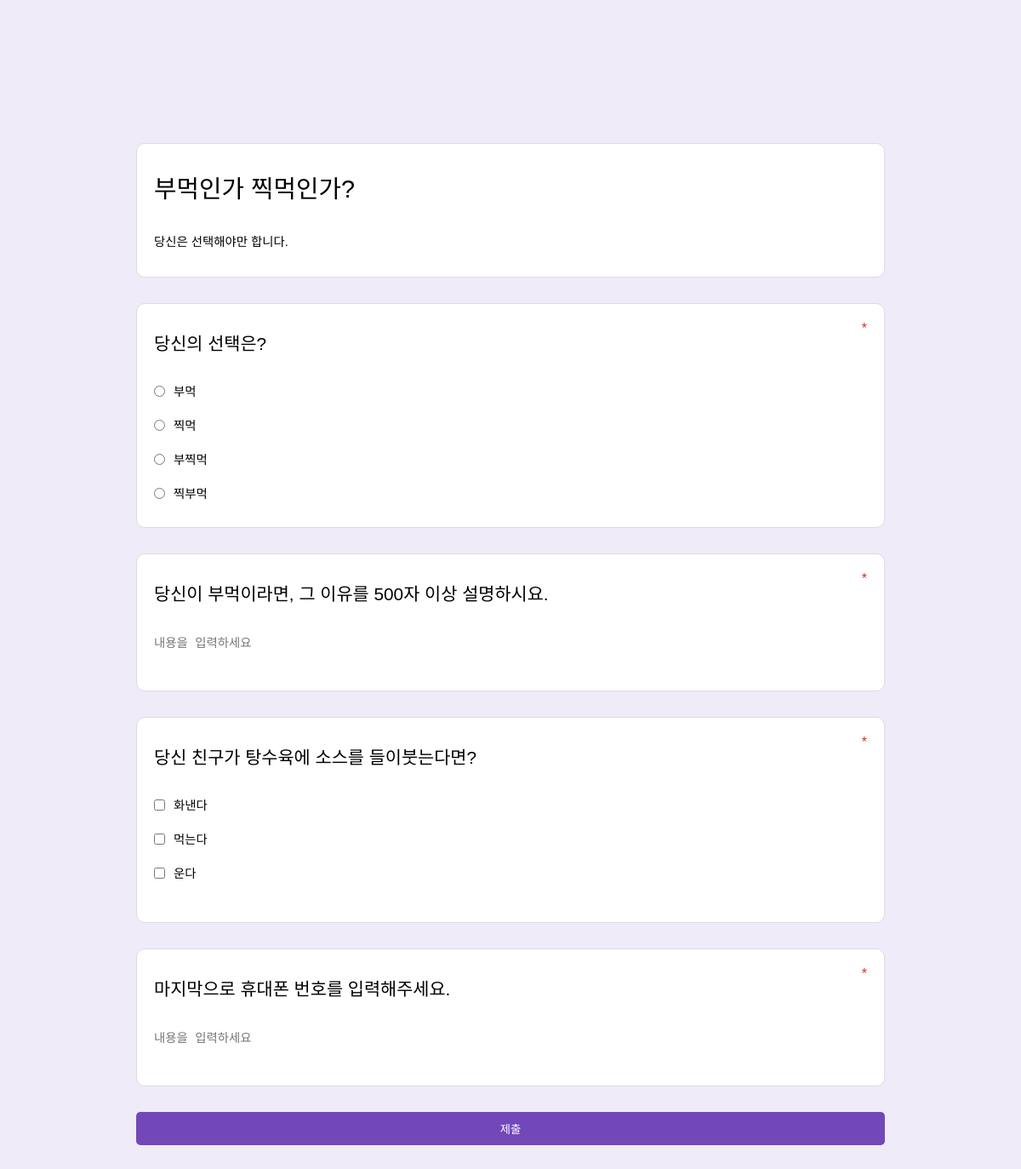
The page /forms/p6rRECBjzrrReNJ4XSdF/ on the database as committed earlier.
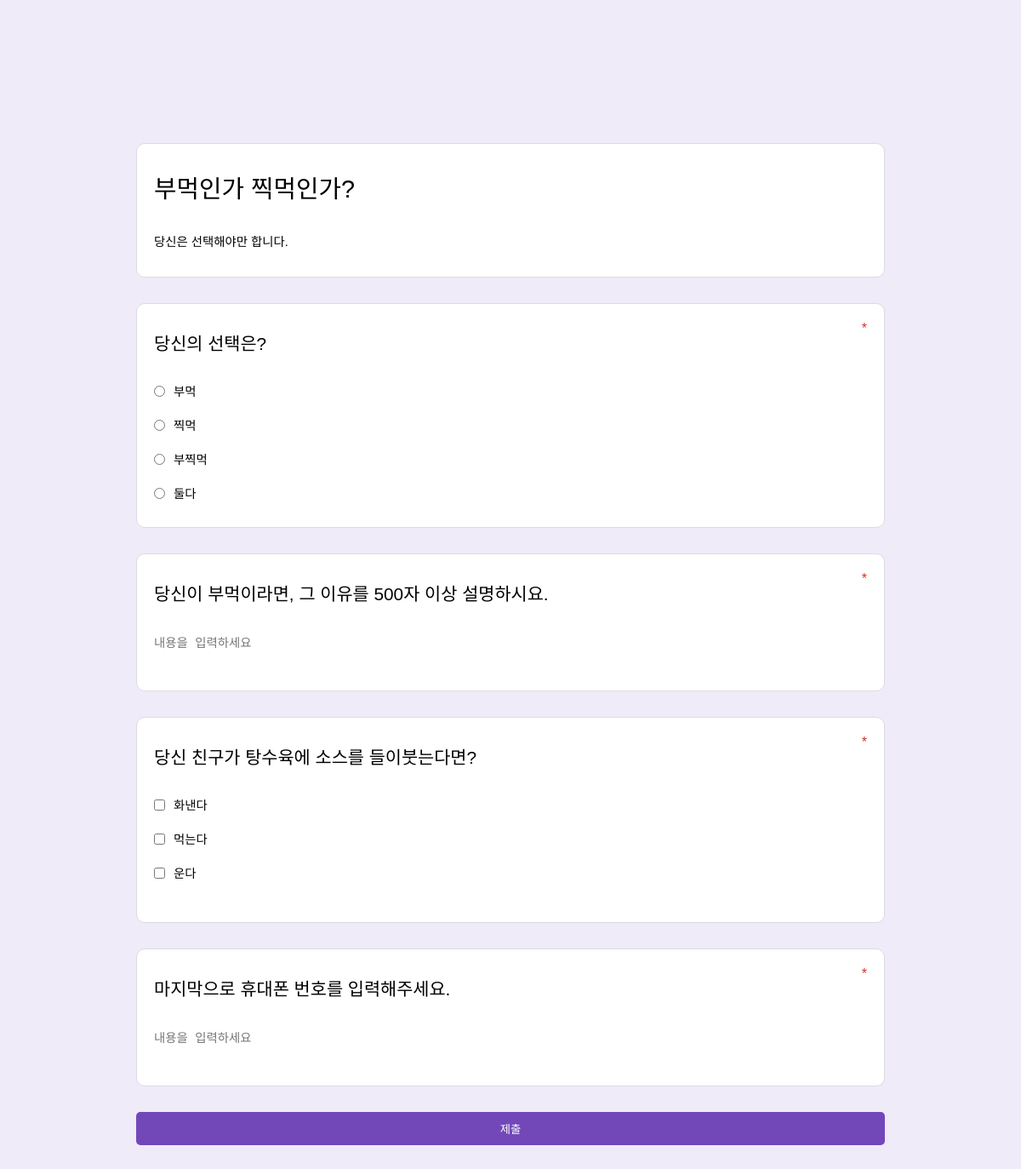
The same page on the database as committed later.
### core/models.py (models this page shows)
class Questions(models.Model):
    name = models.CharField(max_length= 10000)
    type = models.CharField(max_length=20)
    required = models.BooleanField(default= False)
    key = models.CharField(max_length = 5000, blank = True)
    options = models.ManyToManyField(Options, related_name = "options")

class Options(models.Model):
    name = models.CharField(max_length=5000)
    is_answer = models.BooleanField(default=False)

### core/views.py (the view)
# urls.py: path('forms/<str:key>/', views.form, name="form"),
def form(request,key) :
  form = FormModel.objects.filter(key = key)
  return render(request, 'forms/_key/index.html',{"form": form[0]})

### templates/forms/_key/index.html (shortened to what this page needs)
{% extends 'base.html' %} {% load static %} {% block css %}
<link rel="stylesheet" href="{% static 'css/form.css' %}?141" />
{% endblock %}  {% block content %}
<div class="fm-container">
    <form class="fm-form" method="POST" action="{% url 'api_form_id' form.key %}" autocomplete="off">
      <div class="fm-form-header fm-form-box">
        <div class=" fm-form-input fm-form-header-title" >{{form.title}}</div>
        <div class=" fm-form-input fm-form-textarea" >{{form.description}}</div>
      </div>
      {% for question in form.questions.all %}
      <div class="fm-form-content fm-form-box">
        <div class="fm-form-centent-top">
          <div class="fm-form-input fm-form-centent-top-input">{{question.name}}</div>
          <div class="fm-form-required">{% if question.required == True %}*{% endif %}</div>
        </div>
        <div class="fm-form-centent-middle">
        {% if question.type == "text" %}
          <div class="fm-type-text">
            <textarea name="{{question.id}}" value="{{form.description}}" class="fm-form-input fm-form-textarea autosize" placeholder="내용을 입력하세요" {% if question.required == True %}required{% endif %}></textarea>
          </div>
        {% endif %}
        {% if question.type == "radio" %}
          {% for option in question.options.all %}
          <div class="fm-type-option">
            <input name="{{question.id}}" value="{{option.id}}" class="fm-form-option" id="{{option.id}}" type="radio" {% if question.required == True %}required{% endif %}></input>
            <label class="fm-form-input" for="{{option.id}}">
              {{option.name}}
            </label>
          </div>
          {% endfor %}
        {% endif %}
        {% if question.type == "checkbox" %}
          {% for option in question.options.all %}
          <div class="fm-type-option">
            <input data-id="{{option.id}}" class="form-checkbox fm-form-option" id="{{option.id}}" type="checkbox" ></input>
            <label data-id="{{option.id}}" class="form-checkbox fm-form-input"  for="{{option.id}}">
              {{option.name}}
            </label>
          </div>
          {% endfor %}
          <input name="{{question.id}}" class="fm-form-options" type="text" {% if question.required == True %}required{% endif %}></input>
        {% endif %}
        </div>
      </div>
      {% endfor %}
      <button class="btn">제출</button>
    </form>
</div>
{% endblock %}

Rows that differ between the two databases and show on the page:
computed for Questions "당신의 선택은?": required "☐ 찍부먹" → "☐ 둘다"
changed Options (number 4 of 7 on the later page): name "찍부먹" → "둘다"
